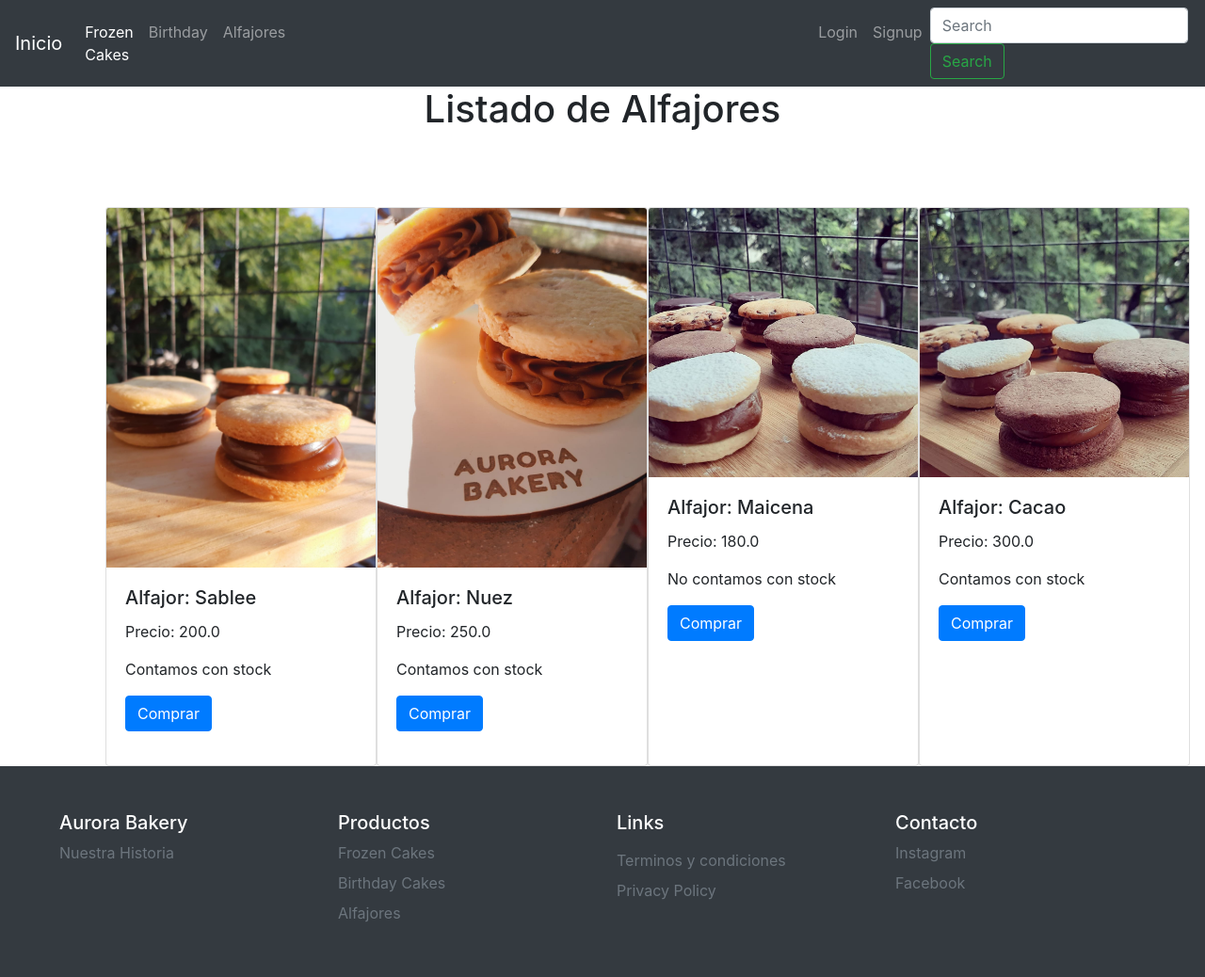
The page /cakes/list-alfajores/ on the database its author committed.
### cakes/models.py (models this page shows, shortened)
class Alfajores(models.Model):
    name = models.CharField (max_length=50)
    price = models.FloatField()
    stock = models.BooleanField()
    imagen = models.ImageField(upload_to="productos", null=True, blank=True)
    class Meta:
        verbose_name = 'Alfajor'
        verbose_name_plural = 'Alfajores'

### cakes/views.py (the view)
# urls.py: path('list-alfajores/', list_alfajores),
def list_alfajores(request):
    all_alfajores = Alfajores.objects.all()
    context = {
        'alfajores' : all_alfajores
    }
    return render(request,'list_alfajores.html', context=context)

### templates/list_alfajores.html (shortened to what this page needs)
{% extends 'base.html'%}
{%block content%}
<body>
    <h1 style="text-align:center;"> Listado de Alfajores</h1>
    <div class="d-flex" style="margin-top:5rem; margin-left:7rem">
      {% for alfajores in alfajores%}
        <div class="card" style="width: 18rem;">
          {% if alfajores.imagen %}
          <img src="{{alfajores.imagen.url}}" class="card-img-top">
          {% endif %}
          <div class="card-body">
            <h5 class="card-title">Alfajor: {{alfajores.name}}</h5>
            <p class="card-text">Precio: {{alfajores.price}}</p>
            {% if alfajores.stock == False%}
            <p> No contamos con stock </p>
            {% else %}
            <p>Contamos con stock </p>
            {%endif%}
            <a href="#" class="btn btn-primary">Comprar</a>
        </div>
      </div>
      {% endfor %}
    </div>
{%endblock%}

### rows shown on the page
Alfajores: imagen (picture), name "Sablee", price "200.0", stock "Contamos con stock"
Alfajores: imagen (picture), name "Nuez", price "250.0", stock "Contamos con stock"
Alfajores: imagen (picture), name "Maicena", price "180.0", stock "No contamos con stock"
Alfajores: imagen (picture), name "Cacao", price "300.0", stock "Contamos con stock"
